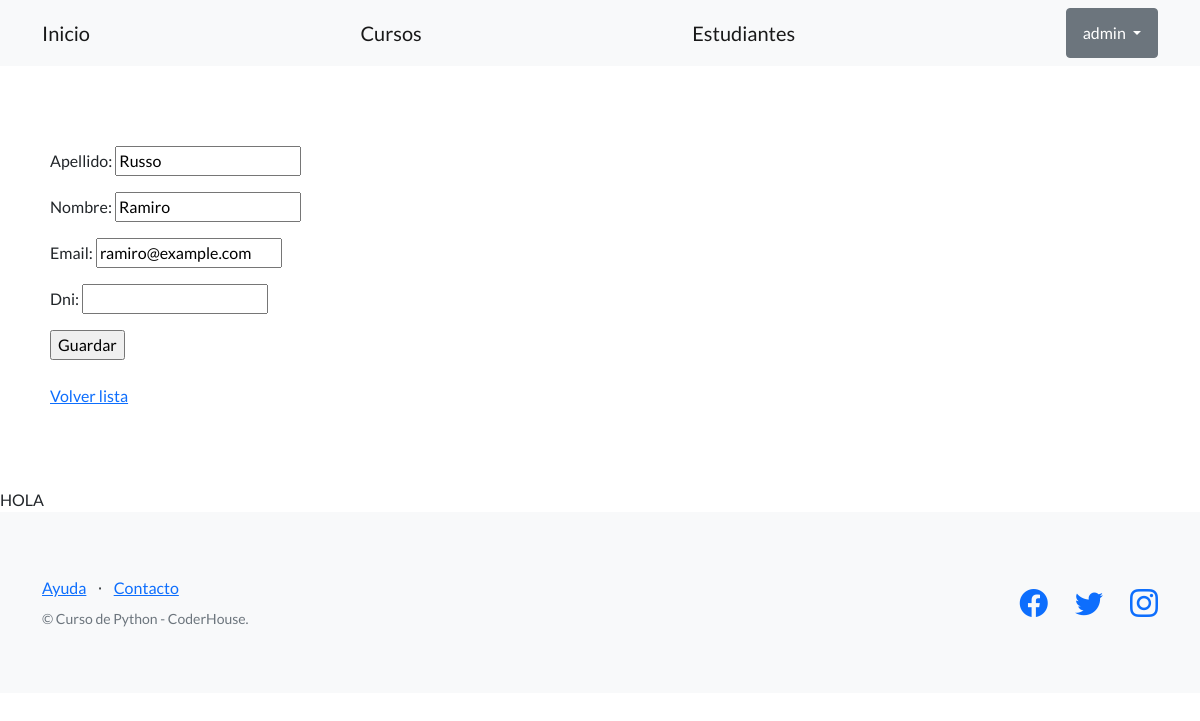
Before: /estudios/editar-estudiante/1 (signed in) with the older database file.
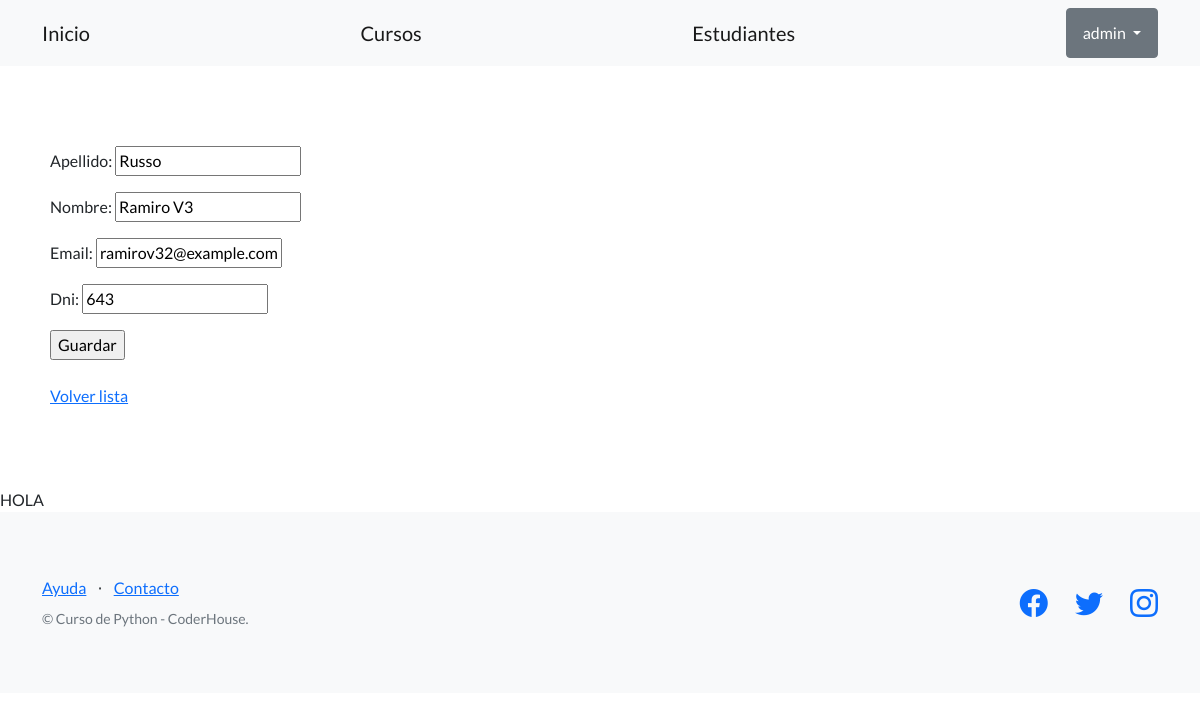
After: the same page with the newer database file.
### control_estudios/models.py (models this page shows, shortened)
class Estudiante(models.Model):
    apellido = models.CharField(max_length=256)
    nombre = models.CharField(max_length=256)
    email = models.EmailField(blank=True)
    telefono = models.CharField(max_length=20, blank=True)
    dni = models.CharField(max_length=32)
    fecha_nacimiento = models.DateField(blank=True)
    creador = models.ForeignKey(User, on_delete=models.SET_NULL, null=True)

### control_estudios/views.py (the view)
# urls.py: path("editar-estudiante/<int:pk>", EstudianteUpdateView.as_view(), name="editar_estudiante"),
class EstudianteUpdateView(LoginRequiredMixin, UpdateView):
    model = Estudiante
    fields = ('apellido', 'nombre', 'email', 'dni')
    success_url = reverse_lazy('lista_estudiantes')

### control_estudios/templates/control_estudios/estudiante_form.html (shortened to what this page needs)
{% extends "control_estudios/base.html" %}
{% block contenido %}
<form method="post">
    {{ form.as_p }}
    <input type="submit" value="Guardar" />
</form>
<br>
<a href="{% url 'lista_estudiantes' %}">Volver lista</a>
{% endblock contenido %}

Changed rows visible on the page:
changed Estudiante "Russo": nombre "Ramiro" → "Ramiro V3"; email "ramiro@example.com" → "ramirov32@example.com"; dni (not shown) → "643"
